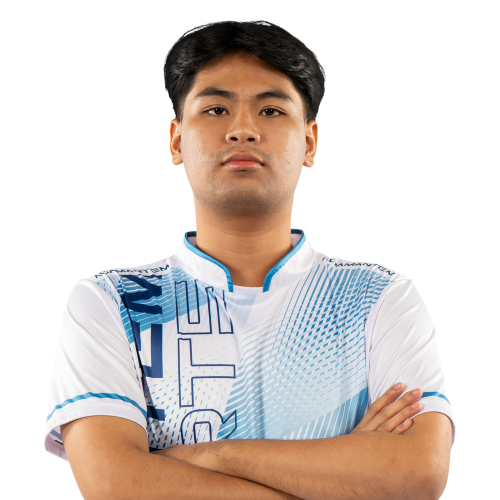
#> input picture photos/FRONT/ADMT MAIN/ADMT L IVYJA.png, 1000 x 1000 px (shown at 1/2 size)
$ python -i run.py   (imports and definitions only)
#> lines starting #> are read from the running program, lines starting #| are printed output that depends on the picture
### Tools/photo-pipeline/common.py
import re,glob,os,unicodedata,collections
from PIL import Image
D="/Users/ajsarmiento/Downloads/Team Photos/"
R="/Users/ajsarmiento/Documents/Claude/MineskiBR/photos/"
def fold(s):
    s=s.replace('Ǝ','E').replace('Ł','L').replace('ł','l').replace('Ʉ','U')
    s=unicodedata.normalize('NFKD',s)
    s=''.join(c for c in s if not unicodedata.combining(c))
    return re.sub(r'[^a-z0-9]','',s.lower().replace('3','e'))
# [8 lines left out: function pose, not called in this run]
def inventory():
    inv=collections.defaultdict(list)
    for f in glob.glob(D+"**/*.png",recursive=True):
        p=f[len(D):].split('/')
        inv[(p[1],p[3])].append((pose(p[-1]),f))
    return inv
def oldteams():
    return {fold(t):t for t in os.listdir(R+'FRONT') if os.path.isdir(R+'FRONT/'+t)}

### Tools/photo-pipeline/run.py
from common import *
import difflib, numpy as np
BUST,HEAD,SIDE=0.50,40,30
OUTDIR={'M':'FRONT','L':'LEFT','R':'RIGHT','WIN':'VICTORY','SIG':'SIGNATURE'}
def treat(path):
    im=Image.open(path).convert('RGBA')
#> im is the input picture: PIL image 1000x1000 RGBA; mean R, G, B, A 87.9, 78.9, 74, 122.8
    a=np.array(im.getchannel('A')); ys,xs=np.where(a>10)
#> after `a = np.array(im.getchannel('A'))`:
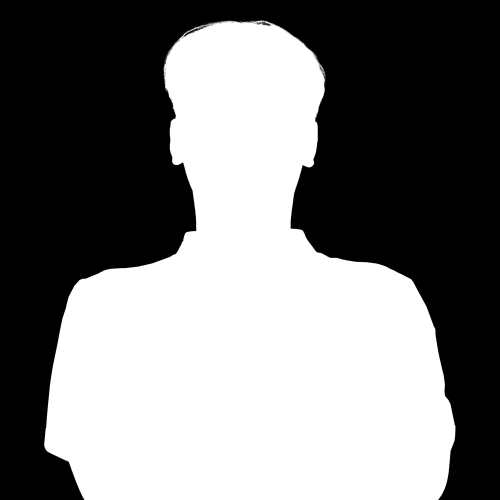
#> a: shape (1000, 1000) (shown at 1/2 size); min 0, max 255, mean 122.8
    x0,x1,y0,y1=xs.min(),xs.max()+1,ys.min(),ys.max()+1
#> x0 = 88; x1 = 911; y0 = 40; y1 = 1000
    sw,sh=x1-x0,max(1,round((y1-y0)*BUST))
#> sw = 823; sh = 480
    crop=im.crop((x0,y0,x1,y0+sh))
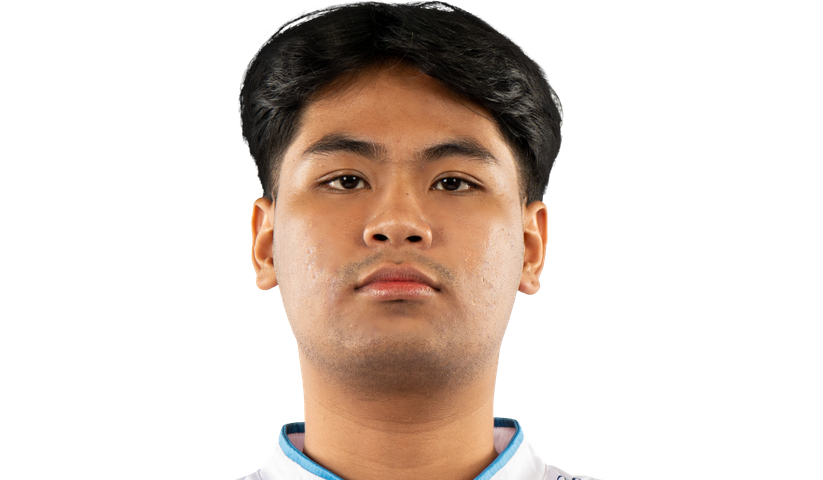
#> crop: PIL image 823x480 RGBA; mean R, G, B, A 48.4, 36.3, 28.7, 79.7; transparent parts drawn white
    sc=min((1000-2*SIDE)/sw,(1000-HEAD)/sh); dw,dh=round(sw*sc),round(sh*sc)
#> after `sc = min((1000 - 2 * SIDE) / sw, (1000 - HEAD) / sh)`: sc = 1.14
#> after `dw, dh = (round(sw * sc), round(sh * sc))`: dw = 940; dh = 548
    arr=np.array(crop).astype(np.float32); al=arr[...,3:4]/255
#> after `al = arr[..., 3:4] / 255`:
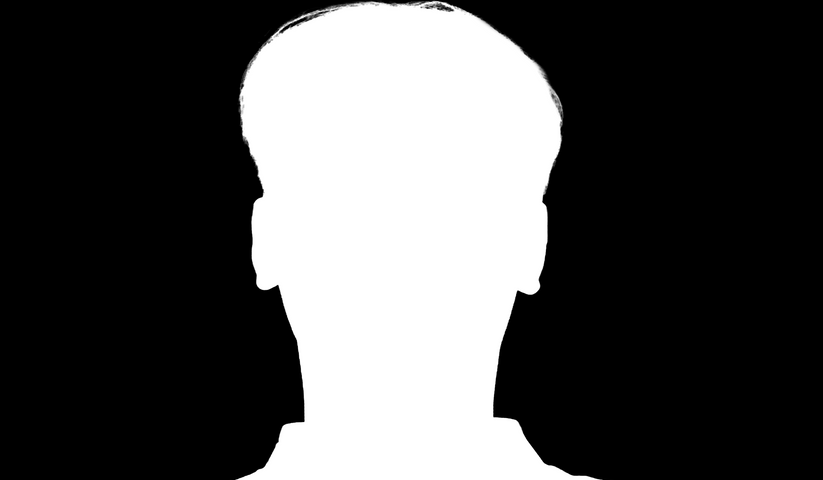
#> al: shape (480, 823, 1) float32; min 0, max 1, mean 0.312
    pm=Image.fromarray(np.concatenate([arr[...,:3]*al,arr[...,3:4]],-1).astype(np.float32),'RGBA') if False else None
    # premultiplied resize per channel (float)
    ch=[Image.fromarray((arr[...,i]*al[...,0]).astype(np.float32),'F').resize((dw,dh),Image.LANCZOS) for i in range(3)]
#> ch = 3 items
    A=Image.fromarray(arr[...,3].astype(np.float32),'F').resize((dw,dh),Image.LANCZOS)
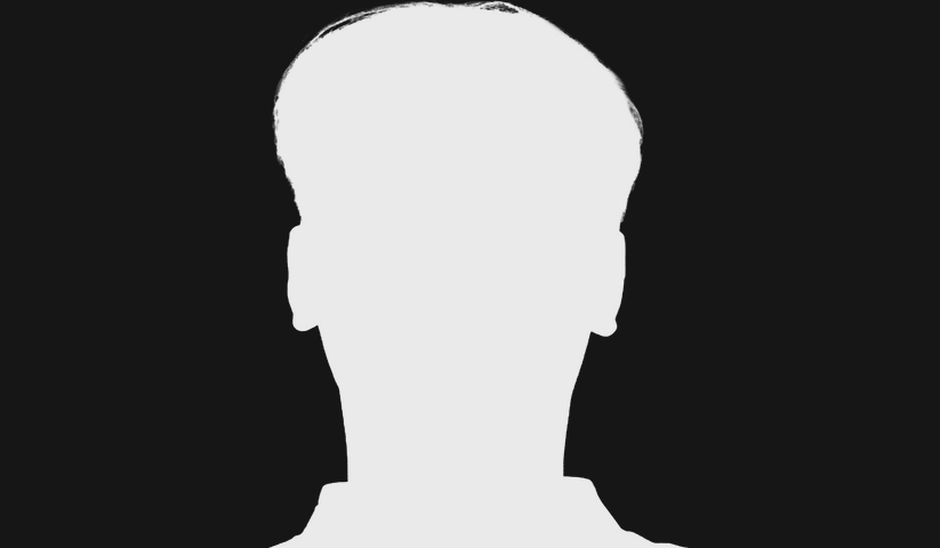
#> A: PIL image 940x548 F; min -26.71, max 279.4, mean 79.7; drawn with min black and max white
    A_=np.clip(np.array(A),0,255); rgb=[np.clip(np.array(c)/np.maximum(A_/255,1e-4),0,255) for c in ch]
#> after `rgb = [np.clip(np.array(c) / np.maximum(A_ / 255, 0.0001), 0, 255) for`: rgb = 3 items
    out=np.stack(rgb+[A_],-1).astype(np.uint8)
    res=Image.new('RGBA',(1000,1000),(0,0,0,0))
#> res: PIL image 1000x1000 RGBA; every value is 0
    res.paste(Image.fromarray(out,'RGBA'),(round((1000-dw)/2),1000-dh))
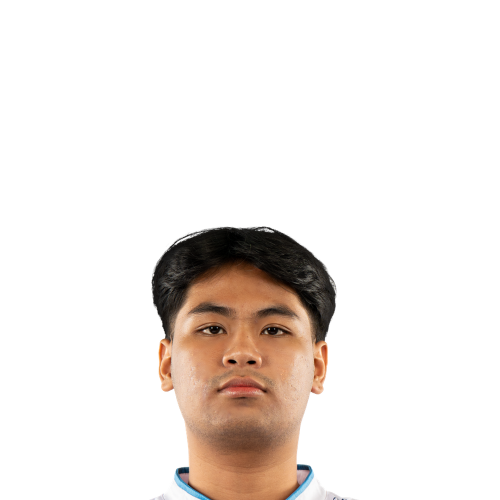
#> res: PIL image 1000x1000 RGBA (shown at 1/2 size); mean R, G, B, A 25, 18.8, 14.8, 41; transparent parts drawn white
    return res
inv=inventory(); ot=oldteams(); log=[]
# [26 lines not run here, left out]

>>> result = treat('../../photos/FRONT/ADMT MAIN/ADMT L IVYJA.png')

$ run again, on photos/FRONT/ADMT PYRITE/ADMT P Kled.png
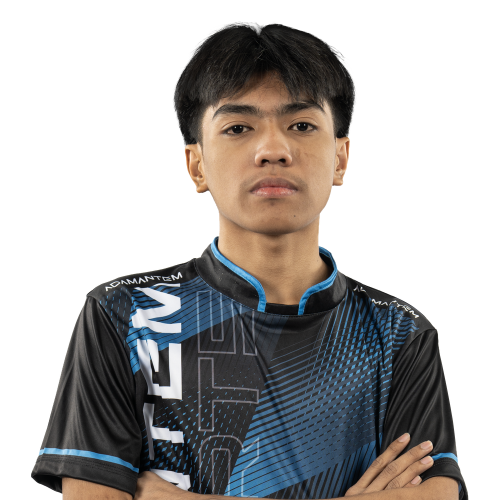
#> input picture photos/FRONT/ADMT PYRITE/ADMT P Kled.png, 1000 x 1000 px (shown at 1/2 size)
#> in treat, im is the input picture: PIL image 1000x1000 RGBA; mean R, G, B, A 42.1, 40.1, 39, 123.1
#> x0 = 62; x1 = 937; y0 = 42; y1 = 1000
#> sw = 875; sh = 479
#> sc = 1.07
#> dw = 940; dh = 515
#> in treat, `al = arr[..., 3:4] / 255`:
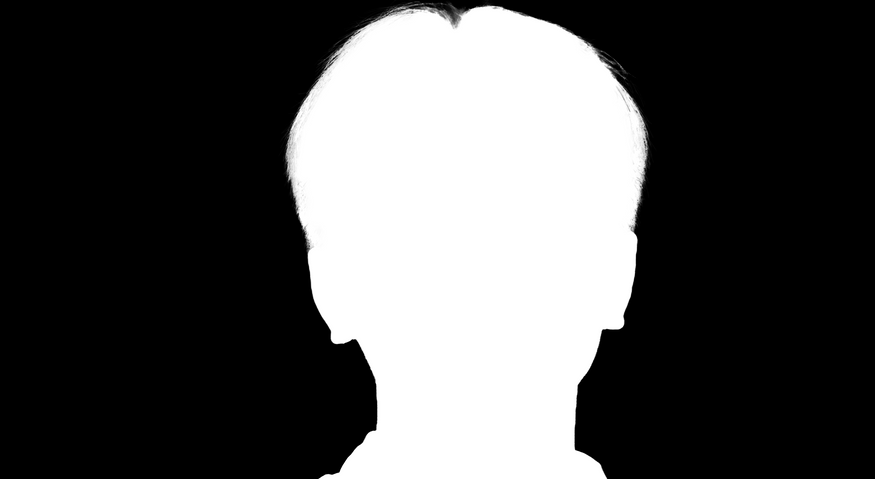
#> al: shape (479, 875, 1) float32; min 0, max 1, mean 0.317
#> ch = 3 items
#> in treat, `res.paste(Image.fromarray(out,'RGBA'),(round((1000-dw)/2),1000-dh))`:
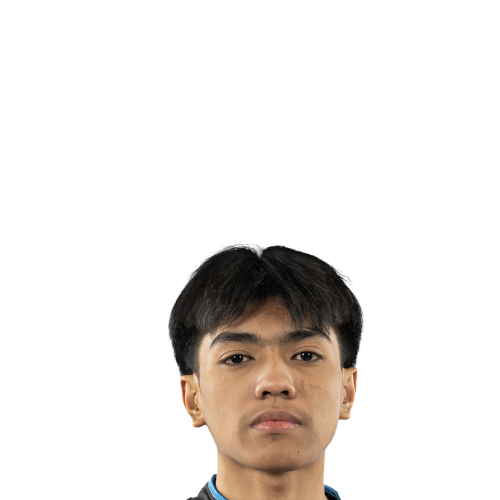
#> res: PIL image 1000x1000 RGBA (shown at 1/2 size); mean R, G, B, A 20.1, 16.1, 13, 39.1; transparent parts drawn white

$ run again, on photos/FRONT/ASC/ASC ALERTH MT.png
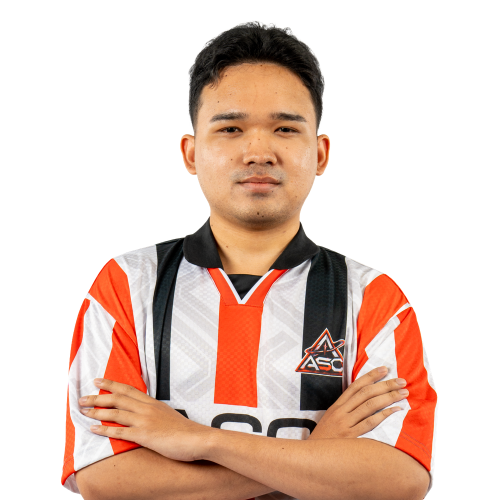
#> input picture photos/FRONT/ASC/ASC ALERTH MT.png, 1000 x 1000 px (shown at 1/2 size)
#> in treat, im is the input picture: PIL image 1000x1000 RGBA; mean R, G, B, A 87.6, 62.8, 51.3, 115.3
#> x0 = 122; x1 = 877; y0 = 40; y1 = 1000
#> sw = 755; sh = 480
#> sc = 1.25
#> dw = 940; dh = 598
#> in treat, `al = arr[..., 3:4] / 255`:
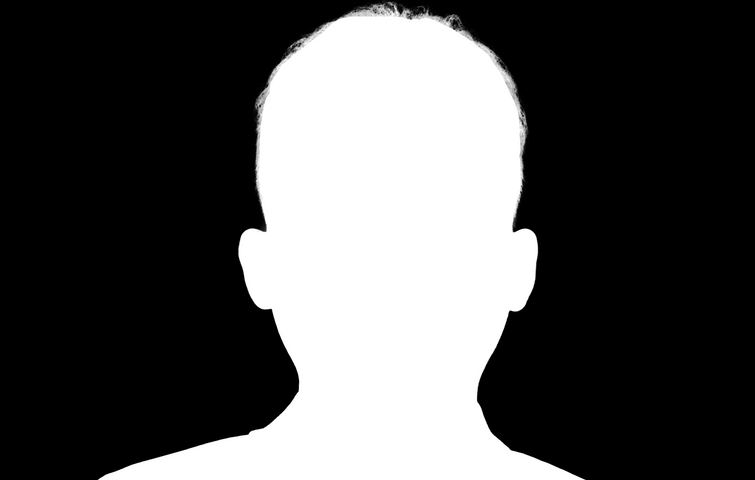
#> al: shape (480, 755, 1) float32; min 0, max 1, mean 0.322
#> ch = 3 items
#> in treat, `res.paste(Image.fromarray(out,'RGBA'),(round((1000-dw)/2),1000-dh))`:
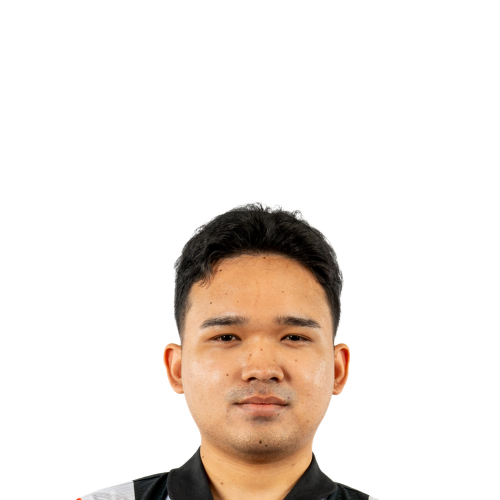
#> res: PIL image 1000x1000 RGBA (shown at 1/2 size); mean R, G, B, A 31, 23.3, 17.5, 46.2; transparent parts drawn white
